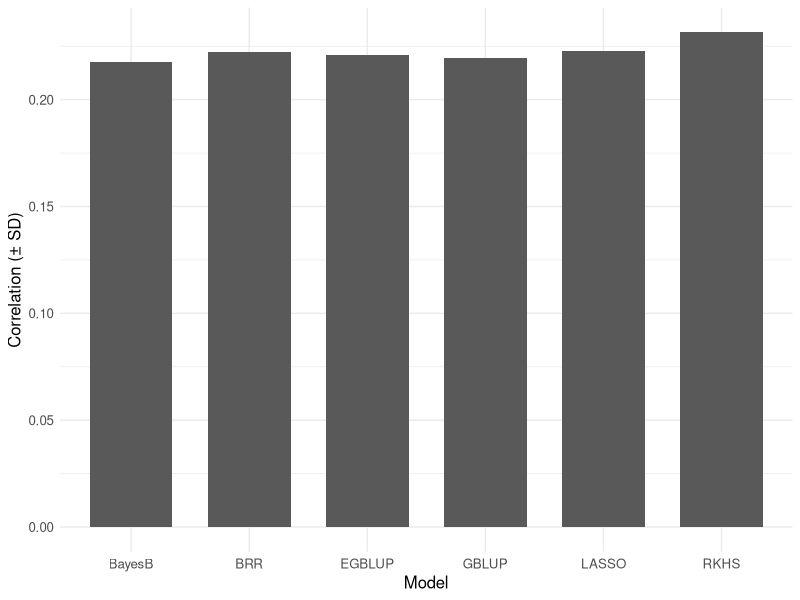

Here is the R script that generated this plot:
.libPaths("/work/tfs3/gsAI/4paul/rlib")
cat("Library path:\n")
print(.libPaths())

# library(rlang)
library(tidyverse)
library(readxl)

setwd("/work/tfs3/gsAI/4paul")
df <- read_xlsx("CrossValDarpaGebv.xlsx")
DARPAGEBV2 <- df

cat("Correlations with Status:\n")
cat("GBLUP: ", cor(DARPAGEBV2$GBLUP_Mean, DARPAGEBV2$Status, use = "complete.obs"), "\n")
cat("LASSO: ", cor(DARPAGEBV2$LASSO_Mean, DARPAGEBV2$Status, use = "complete.obs"), "\n")
cat("RKHS: ",  cor(DARPAGEBV2$RKHS_Mean, DARPAGEBV2$Status, use = "complete.obs"), "\n")
cat("EGBLUP:", cor(DARPAGEBV2$EGBLUP_Mean, DARPAGEBV2$Status, use = "complete.obs"), "\n")
cat("BRR:   ", cor(DARPAGEBV2$BRR_Mean, DARPAGEBV2$Status, use = "complete.obs"), "\n")
cat("BayesB:", cor(DARPAGEBV2$BayesB_Mean, DARPAGEBV2$Status, use = "complete.obs"), "\n")

cor_df <- data.frame(
  Model = c("GBLUP", "LASSO", "RKHS", "EGBLUP", "BRR", "BayesB"),
  Correlation = c(
    cor(DARPAGEBV2$GBLUP_Mean,  DARPAGEBV2$Status, use = "complete.obs"),
    cor(DARPAGEBV2$LASSO_Mean,  DARPAGEBV2$Status, use = "complete.obs"),
    cor(DARPAGEBV2$RKHS_Mean,   DARPAGEBV2$Status, use = "complete.obs"),
    cor(DARPAGEBV2$EGBLUP_Mean, DARPAGEBV2$Status, use = "complete.obs"),
    cor(DARPAGEBV2$BRR_Mean,    DARPAGEBV2$Status, use = "complete.obs"),
    cor(DARPAGEBV2$BayesB_Mean, DARPAGEBV2$Status, use = "complete.obs")
  ),
  SD = c(
    sd(DARPAGEBV2$GBLUP_Mean,  na.rm = TRUE),
    sd(DARPAGEBV2$LASSO_Mean,  na.rm = TRUE),
    sd(DARPAGEBV2$RKHS_Mean,   na.rm = TRUE),
    sd(DARPAGEBV2$EGBLUP_Mean, na.rm = TRUE),
    sd(DARPAGEBV2$BRR_Mean,    na.rm = TRUE),
    sd(DARPAGEBV2$BayesB_Mean, na.rm = TRUE)
  )
)

# Barchart
ggplot(cor_df, aes(x = Model, y = Correlation)) +
  geom_bar(stat = "identity", width = 0.7) +
  scale_fill_brewer(palette = "Set2") +
  theme_minimal() +
  labs(
    y = "Correlation (± SD)",
    x = "Model"
  ) +
  theme(
    text = element_text(size = 12),
    plot.title = element_text(hjust = 0.5)
  )

### must figure out - how to get correlation SDs rather than GEBV SDs
### have to compute raw correlation for each run rather than taking mean

# geom_errorbar(aes(ymin = Correlation - SD, ymax = Correlation + SD),
#               width = 0.2, color = "black") +
